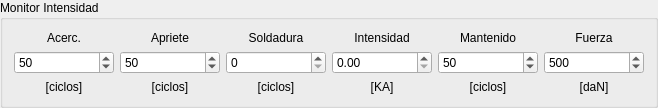
               <widget class="QGroupBox" name="groupBox_8">
                <property name="title">
                 <string>Monitor Intensidad</string>
                </property>
                <layout class="QGridLayout" name="gridLayout_12">
                 <item row="2" column="3">
                  <widget class="QLabel" name="lbl_319">
                   <property name="text">
                    <string>[KA]</string>
                   </property>
                   <property name="alignment">
                    <set>Qt::AlignCenter</set>
                   </property>
                  </widget>
                 </item>
                 <item row="2" column="4">
                  <widget class="QLabel" name="lbl_321">
                   <property name="text">
                    <string>[ciclos]</string>
                   </property>
                   <property name="alignment">
                    <set>Qt::AlignCenter</set>
                   </property>
                  </widget>
                 </item>
                 <item row="1" column="2">
                  <widget class="QSpinBox" name="caja_308">
                   <property name="minimumSize">
                    <size>
                     <width>100</width>
                     <height>0</height>
                    </size>
                   </property>
                   <property name="maximumSize">
                    <size>
                     <width>100</width>
                     <height>16777215</height>
                    </size>
                   </property>
                  </widget>
                 </item>
                 <item row="0" column="0">
                  <widget class="QLabel" name="lbl_312">
                   <property name="text">
                    <string>Acerc.</string>
                   </property>
                   <property name="alignment">
                    <set>Qt::AlignCenter</set>
                   </property>
                  </widget>
                 </item>
                 <item row="1" column="4">
                  <widget class="QSpinBox" name="caja_310">
                   <property name="minimumSize">
                    <size>
                     <width>100</width>
                     <height>0</height>
                    </size>
                   </property>
                   <property name="maximumSize">
                    <size>
                     <width>100</width>
                     <height>16777215</height>
                    </size>
                   </property>
                   <property name="value">
                    <number>50</number>
                   </property>
                  </widget>
                 </item>
                 <item row="0" column="2">
                  <widget class="QLabel" name="lbl_316">
                   <property name="text">
                    <string>Soldadura</string>
                   </property>
                   <property name="alignment">
                    <set>Qt::AlignCenter</set>
                   </property>
                  </widget>
                 </item>
                 <item row="0" column="1">
                  <widget class="QLabel" name="lbl_314">
                   <property name="text">
                    <string>Apriete</string>
                   </property>
                   <property name="alignment">
                    <set>Qt::AlignCenter</set>
                   </property>
                  </widget>
                 </item>
                 <item row="2" column="1">
                  <widget class="QLabel" name="lbl_315">
                   <property name="text">
                    <string>[ciclos]</string>
                   </property>
                   <property name="alignment">
                    <set>Qt::AlignCenter</set>
                   </property>
                  </widget>
                 </item>
                 <item row="0" column="4">
                  <widget class="QLabel" name="lbl_320">
                   <property name="text">
                    <string>Mantenido</string>
                   </property>
                   <property name="alignment">
                    <set>Qt::AlignCenter</set>
                   </property>
                  </widget>
                 </item>
                 <item row="2" column="5">
                  <widget class="QLabel" name="lbl_323">
                   <property name="text">
                    <string>[daN]</string>
                   </property>
                   <property name="alignment">
                    <set>Qt::AlignCenter</set>
                   </property>
                  </widget>
                 </item>
                 <item row="1" column="1">
                  <widget class="QSpinBox" name="caja_307">
                   <property name="minimumSize">
                    <size>
                     <width>100</width>
                     <height>0</height>
                    </size>
                   </property>
                   <property name="maximumSize">
                    <size>
                     <width>100</width>
                     <height>16777215</height>
                    </size>
                   </property>
                   <property name="value">
                    <number>50</number>
                   </property>
                  </widget>
                 </item>
                 <item row="1" column="0">
                  <widget class="QSpinBox" name="caja_306">
                   <property name="minimumSize">
                    <size>
                     <width>100</width>
                     <height>0</height>
                    </size>
                   </property>
                   <property name="maximumSize">
                    <size>
                     <width>100</width>
                     <height>16777215</height>
                    </size>
                   </property>
                   <property name="value">
                    <number>50</number>
                   </property>
                  </widget>
                 </item>
                 <item row="0" column="5">
                  <widget class="QLabel" name="lbl_322">
                   <property name="text">
                    <string>Fuerza</string>
                   </property>
                   <property name="alignment">
                    <set>Qt::AlignCenter</set>
                   </property>
                  </widget>
                 </item>
                 <item row="0" column="3">
                  <widget class="QLabel" name="lbl_318">
                   <property name="text">
                    <string>Intensidad</string>
                   </property>
                   <property name="alignment">
                    <set>Qt::AlignCenter</set>
                   </property>
                  </widget>
                 </item>
                 <item row="2" column="0">
                  <widget class="QLabel" name="lbl_313">
                   <property name="text">
                    <string>[ciclos]</string>
                   </property>
                   <property name="alignment">
                    <set>Qt::AlignCenter</set>
                   </property>
                  </widget>
                 </item>
                 <item row="1" column="3">
                  <widget class="QDoubleSpinBox" name="caja_309">
                   <property name="minimumSize">
                    <size>
                     <width>100</width>
                     <height>0</height>
                    </size>
                   </property>
                   <property name="maximumSize">
                    <size>
                     <width>100</width>
                     <height>16777215</height>
                    </size>
                   </property>
                  </widget>
                 </item>
                 <item row="1" column="5">
                  <widget class="QSpinBox" name="caja_311">
                   <property name="minimumSize">
                    <size>
                     <width>100</width>
                     <height>0</height>
                    </size>
                   </property>
                   <property name="maximumSize">
                    <size>
                     <width>100</width>
                     <height>16777215</height>
                    </size>
                   </property>
                   <property name="maximum">
                    <number>9999</number>
                   </property>
                   <property name="value">
                    <number>500</number>
                   </property>
                  </widget>
                 </item>
                 <item row="2" column="2">
                  <widget class="QLabel" name="lbl_317">
                   <property name="text">
                    <string>[ciclos]</string>
                   </property>
                   <property name="alignment">
                    <set>Qt::AlignCenter</set>
                   </property>
                  </widget>
                 </item>
                </layout>
               </widget>
